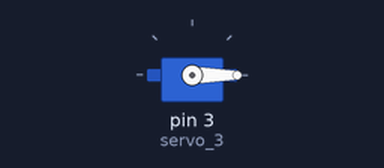
This sketch was run on a simulated Arduino Uno, built with avr-gcc and run on an emulated ATmega328P. Shown: servo.

Above: at 0.05 s.
At 2.8 s:
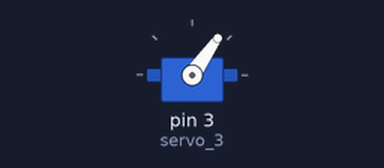
At 5.55 s:
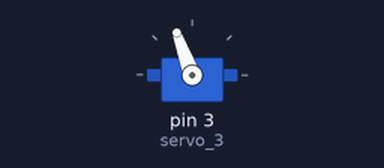
At 11.1 s:
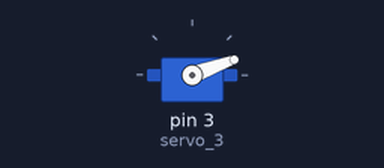
Timing chart, 0 to 15.8 s (numbered marks = the images above):
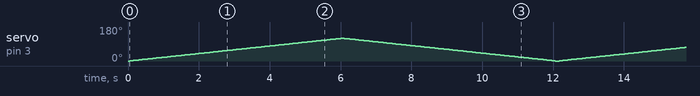

The sketch:

sketch_servo_test.ino
```cpp
#include <Servo.h>

int i = 0;

int j = 0;

int k = 0;

Servo servo_3;

void setup()
{
  servo_3.attach(3);

}

void loop()
{
  for (i = 0; i <= 120; i += 1) {
    servo_3.write(i);
    delay(50); // Wait for 50 millisecond(s)
  }
  for (k = 120; k >= 0; k -= 1) {
    servo_3.write(k);
    delay(50); // Wait for 50 millisecond(s)
  }
}
```
